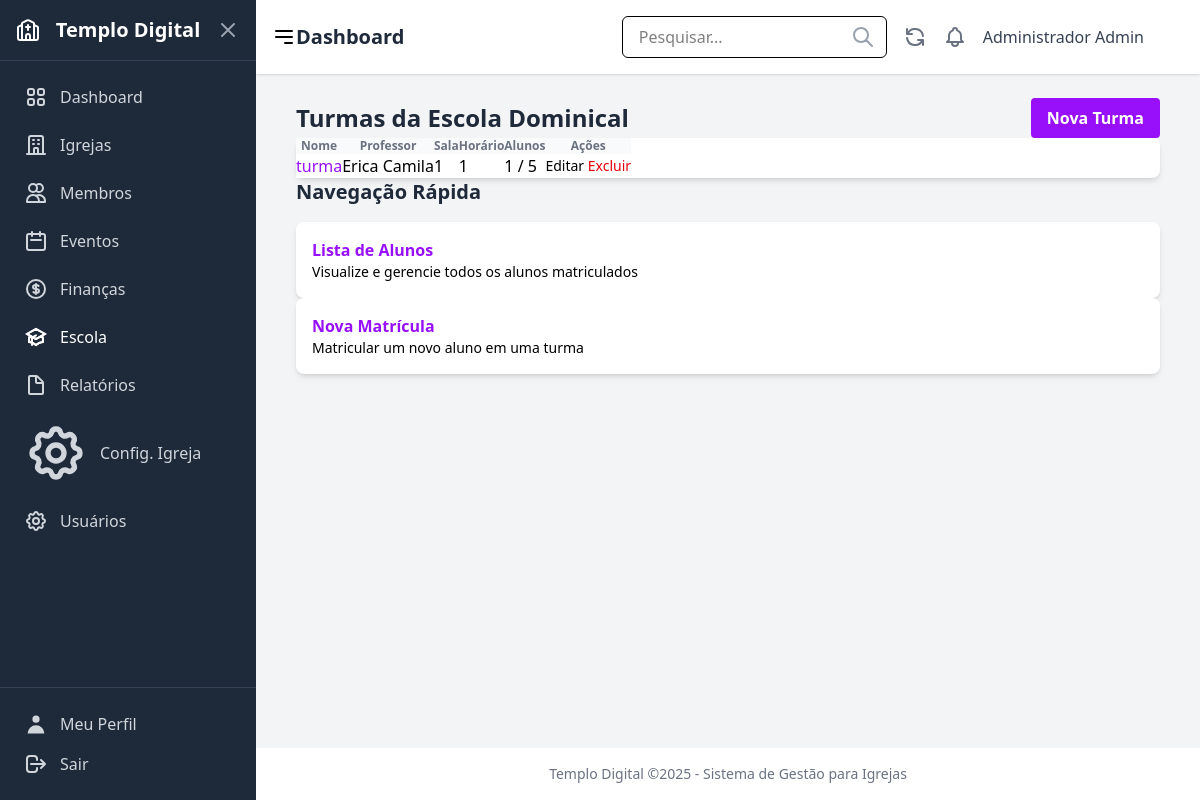
/escola/turmas/ (signed in), run on the app's committed database.
### users/models.py (models this page shows, shortened)
class CustomUser(AbstractUser):
    ROLE_CHOICES = [
        ('admin', 'Administrador'),
        ('pastor', 'Pastor'),
        ('secretario', 'Secretário'),
        ('tesoureiro', 'Tesoureiro'),
        ('lider', 'Líder'),
        ('membro', 'Membro'),
    ]
    role = models.CharField(
        _('Função'),
        max_length=20,
        choices=ROLE_CHOICES,
        default='membro',
        help_text=_('Define o nível de permissão do usuário no sistema')
    )
    phone = models.CharField(
        _('Telefone'),
        max_length=20,
        blank=True,
        null=True
    )
    address = models.TextField(
        _('Endereço'),
        blank=True,
        null=True
    )
    profile_image = models.ImageField(
        _('Imagem de Perfil'),
        upload_to='profile_images/',
        blank=True,
        null=True
    )
    class Meta:
        verbose_name = _('Usuário')
        verbose_name_plural = _('Usuários')

### school/models.py (models this page shows, shortened)
class SchoolClass(models.Model):
    name = models.CharField(max_length=255, verbose_name="Nome da Turma")
    description = models.TextField(blank=True, null=True, verbose_name="Descrição")
    teacher = models.ForeignKey(Member, on_delete=models.SET_NULL, null=True, blank=True, related_name="taught_classes", verbose_name="Professor")
    room = models.CharField(max_length=100, blank=True, null=True, verbose_name="Sala")
    schedule = models.CharField(max_length=255, blank=True, null=True, verbose_name="Horário")
    max_students = models.PositiveIntegerField(blank=True, null=True, verbose_name="Máximo de Alunos")
    created_at = models.DateTimeField(auto_now_add=True, verbose_name="Criado em")
    updated_at = models.DateTimeField(auto_now=True, verbose_name="Atualizado em")
    class Meta:
        verbose_name = "Turma da Escola Dominical"
        verbose_name_plural = "Turmas da Escola Dominical"
        ordering = ["name"]

### members/models.py (models this page shows, shortened)
class Member(models.Model):
    MEMBER_TYPE_CHOICES = [
        ("membro", "Membro"),
        ("visitante", "Visitante"),
        ("obreiro", "Obreiro"),
    ]
    GENDER_CHOICES = [
        ("M", "Masculino"),
        ("F", "Feminino"),
        ("O", "Outro"),
    ]
    MARITAL_STATUS_CHOICES = [
        ("solteiro", "Solteiro(a)"),
        ("casado", "Casado(a)"),
        ("divorciado", "Divorciado(a)"),
        ("viuvo", "Viúvo(a)"),
    ]
    STATUS_CHOICES = [
        ("ativo", "Ativo"),
        ("inativo", "Inativo"),
        ("transferido", "Transferido"),
        ("disciplina", "Em Disciplina"),
        ("visitante", "Visitante"),
    ]
    user = models.OneToOneField(settings.AUTH_USER_MODEL, on_delete=models.SET_NULL, null=True, blank=True, verbose_name="Usuário do Sistema")
    name = models.CharField(max_length=255, verbose_name="Nome Completo")
    birth_date = models.DateField(null=True, blank=True, verbose_name="Data de Nascimento")
    gender = models.CharField(max_length=10, choices=GENDER_CHOICES, null=True, blank=True, verbose_name="Sexo")
    marital_status = models.CharField(max_length=15, choices=MARITAL_STATUS_CHOICES, null=True, blank=True, verbose_name="Estado Civil")
    address = models.TextField(blank=True, null=True, verbose_name="Endereço")
    phone = models.CharField(max_length=20, blank=True, null=True, verbose_name="Telefone")
    email = models.EmailField(blank=True, null=True, verbose_name="Email")
    baptism_date = models.DateField(null=True, blank=True, verbose_name="Data de Batismo")
    join_date = models.DateField(blank=True, null=True, verbose_name="Data de Ingresso")
    origin_church = models.CharField(max_length=255, blank=True, null=True, verbose_name="Igreja de Origem")
    member_type = models.CharField(max_length=50, choices=MEMBER_TYPE_CHOICES, default="membro", verbose_name="Tipo de Membro") # Pode ser redundante com role
    role = models.CharField(max_length=100, blank=True, null=True, verbose_name="Cargo/Função")
    status = models.CharField(max_length=15, choices=STATUS_CHOICES, default="ativo", verbose_name="Status")
    church = models.ForeignKey(Church, on_delete=models.SET_NULL, null=True, blank=True, related_name="members", verbose_name="Igreja Atual")
    photo = models.ImageField(upload_to='member_photos/', null=True, blank=True, verbose_name="Foto")
    notes = models.TextField(blank=True, null=True, verbose_name="Observações")
    created_at = models.DateTimeField(auto_now_add=True, verbose_name="Criado em")
    updated_at = models.DateTimeField(auto_now=True, verbose_name="Atualizado em")
    class Meta:
        verbose_name = "Membro"
        verbose_name_plural = "Membros"
        ordering = ["name"]

### school/views.py (the view)
# urls.py: path("turmas/", views.school_class_list, name="school_class_list"),
@login_required
def school_class_list(request):
    classes = SchoolClass.objects.all().order_by("name")
    return render(request, "schools/school_class_list.html", {
        "classes": classes,
        "active_menu": "school",
    })

### school/templates/schools/school_class_list.html (shortened to what this page needs)
{% extends 'core/base.html' %}
{% load static %}
{% block content %}
<div class="container mx-auto px-4 py-6">
    <div class="flex justify-between items-center mb-6">
        <h1 class="text-2xl font-bold text-gray-800">Turmas da Escola Dominical</h1>
        <a href="{% url 'school:school_class_create' %}" class="bg-purple-600 hover:bg-purple-700 text-white font-bold py-2 px-4 rounded">
            Nova Turma
        </a>
    </div>
    <div class="bg-white shadow-md rounded-lg overflow-hidden">
        {% if classes %}
        <table class="min-w-full divide-y divide-gray-200">
            <thead class="bg-gray-50">
                <tr>
                    <th scope="col" class="px-6 py-3 text-left text-xs font-medium text-gray-500 uppercase tracking-wider">Nome</th>
                    <th scope="col" class="px-6 py-3 text-left text-xs font-medium text-gray-500 uppercase tracking-wider">Professor</th>
                    <th scope="col" class="px-6 py-3 text-left text-xs font-medium text-gray-500 uppercase tracking-wider">Sala</th>
                    <th scope="col" class="px-6 py-3 text-left text-xs font-medium text-gray-500 uppercase tracking-wider">Horário</th>
                    <th scope="col" class="px-6 py-3 text-left text-xs font-medium text-gray-500 uppercase tracking-wider">Alunos</th>
                    <th scope="col" class="px-6 py-3 text-left text-xs font-medium text-gray-500 uppercase tracking-wider">Ações</th>
                </tr>
            </thead>
            <tbody class="bg-white divide-y divide-gray-200">
                {% for class in classes %}
                <tr>
                    <td class="px-6 py-4 whitespace-nowrap">
                        <a href="{% url 'school:school_class_detail' class.pk %}" class="text-purple-600 hover:text-purple-900">{{ class.name }}</a>
                    </td>
                    <td class="px-6 py-4 whitespace-nowrap">{{ class.teacher.name|default:"-" }}</td>
                    <td class="px-6 py-4 whitespace-nowrap">{{ class.room|default:"-" }}</td>
                    <td class="px-6 py-4 whitespace-nowrap">{{ class.schedule|default:"-" }}</td>
                    <td class="px-6 py-4 whitespace-nowrap">{{ class.students.count }} / {{ class.max_students|default:"∞" }}</td>
                    <td class="px-6 py-4 whitespace-nowrap text-sm font-medium">
                        <a href="{% url 'school:school_class_update' class.pk %}" class="text-indigo-600 hover:text-indigo-900 mr-3">Editar</a>
                        <a href="{% url 'school:school_class_delete' class.pk %}" class="text-red-600 hover:text-red-900">Excluir</a>
                    </td>
                </tr>
                {% endfor %}
            </tbody>
        </table>
        {% else %}
        <div class="p-6 text-center text-gray-500">
            Nenhuma turma cadastrada. <a href="{% url 'school:school_class_create' %}" class="text-purple-600 hover:text-purple-900">Criar nova turma</a>.
        </div>
        {% endif %}
    </div>
    <div class="mt-8">
        <div class="flex justify-between items-center mb-4">
            <h2 class="text-xl font-bold text-gray-800">Navegação Rápida</h2>
        </div>
        <div class="grid grid-cols-1 md:grid-cols-3 gap-4">
            <a href="{% url 'school:student_list' %}" class="bg-white p-4 rounded-lg shadow-md hover:shadow-lg transition-shadow">
                <h3 class="font-semibold text-purple-600">Lista de Alunos</h3>
                <p class="text-gray-600 text-sm mt-1">Visualize e gerencie todos os alunos matriculados</p>
            </a>
            <a href="{% url 'school:student_create' %}" class="bg-white p-4 rounded-lg shadow-md hover:shadow-lg transition-shadow">
                <h3 class="font-semibold text-purple-600">Nova Matrícula</h3>
                <p class="text-gray-600 text-sm mt-1">Matricular um novo aluno em uma turma</p>
            </a>
        </div>
    </div>
</div>
{% endblock %}

### core/templates/core/base.html (shortened to what this page needs)
{% load static tailwind_tags %}
<!DOCTYPE html>
<html lang="pt-br">
  <head>
    {% tailwind_css %}
  </head>
  <body class="bg-gray-100 ml-64" x-data="{ isSidebarOpen: false }">
    <div class="flex min-h-screen">
      {% if user.is_authenticated %}
      <aside
        class="w-64 bg-gray-800 text-white flex flex-col fixed inset-y-0 left-0 z-30 transform -translate-x-full md:translate-x-0 transition-transform duration-300 ease-in-out"
        :class="{ 'translate-x-0': isSidebarOpen }"
        x-cloak
      >
      {% include "parts/sidebar.html" %}
        <div class="p-4 border-t border-gray-700">
          <a href="{% url 'users:profile' %}" class="flex items-center p-2 text-gray-300 hover:bg-gray-700 hover:text-white rounded-md mb-2">
            {% include 'icons/profile.html' %} <span class="ml-3">Meu Perfil</span>
          </a>
          <form method="post" action="{% url 'users:logout' %}">
            <button type="submit" class="flex items-center w-full p-2 text-gray-300 hover:bg-gray-700 hover:text-white rounded-md cursor-pointer">
                {% include 'icons/logout.html' %} <span class="ml-3">Sair</span>
            </button>
          </form>
        </div>
      </aside>
      {% endif %}
      <div class="flex-1 flex flex-col {% if user.is_authenticated %}md:ml-64{% endif %}">
          {% if user.is_authenticated %}
          <header class="bg-white shadow-sm p-4 flex justify-between items-center sticky top-0 z-10">
            <div class="flex items-center">
              <button @click="isSidebarOpen = !isSidebarOpen" class="md:hidden mr-4 text-gray-600 hover:text-gray-800">
                <svg class="w-6 h-6" fill="none" stroke="currentColor" viewBox="0 0 24 24" xmlns="http://www.w3.org/2000/svg"><path stroke-linecap="round" stroke-linejoin="round" stroke-width="2" d="M4 6h16M4 12h16m-7 6h7"></path></svg>
              </button>
              <h1 class="text-xl md:text-2xl font-semibold text-gray-800">
                {% block page_title %}Dashboard{% endblock %}
              </h1>
            </div>
            <div class="flex items-center space-x-4">
              <div class="relative hidden md:block">
                <input type="text" placeholder="Pesquisar..." class="px-4 py-2 border rounded-md focus:outline-none focus:ring-2 focus:ring-sky-500" />
                <span class="absolute right-3 top-1/2 transform -translate-y-1/2 text-gray-400">{% include 'icons/pesquisar.html' %}</span>
              </div>
              <button class="text-gray-500 hover:text-gray-700 hidden md:block">{% include 'icons/atualizar.html' %}</button>
              <button class="text-gray-500 hover:text-gray-700">{% include 'icons/notificacoes.html' %}</button>
              <div class="flex items-center space-x-2">
                <span class="text-gray-700 hidden sm:inline">{{ user.get_full_name|default:user.username }}</span>
                {% if user.profile_image %}
                  <img src="{{ user.profile_image.url }}" alt="User Avatar" class="w-8 h-8 rounded-full object-cover" />
                {% else %}
                  <div class="w-8 h-8 rounded-full bg-sky-500 flex items-center justify-center text-white font-semibold">
                  </div>
                {% endif %}
              </div>
            </div>
          </header>
          {% endif %}
          <main class="flex-grow p-6">
            {% block content %}{% endblock %}
          </main>
          {% if user.is_authenticated %}
          <footer class="bg-white text-center p-4 text-sm text-gray-500 mt-auto">
            <p>Templo Digital ©{% now 'Y' %} - Sistema de Gestão para Igrejas</p>
          </footer>
          {% endif %}
      </div>
    </div>
  </body>
</html>

### data on the page
CustomUser: get_full_name "Administrador Admin"
SchoolClass: name "turma", teacher.name "Erica Camila", room "1", schedule "1", students.count "1", max_students "5"
